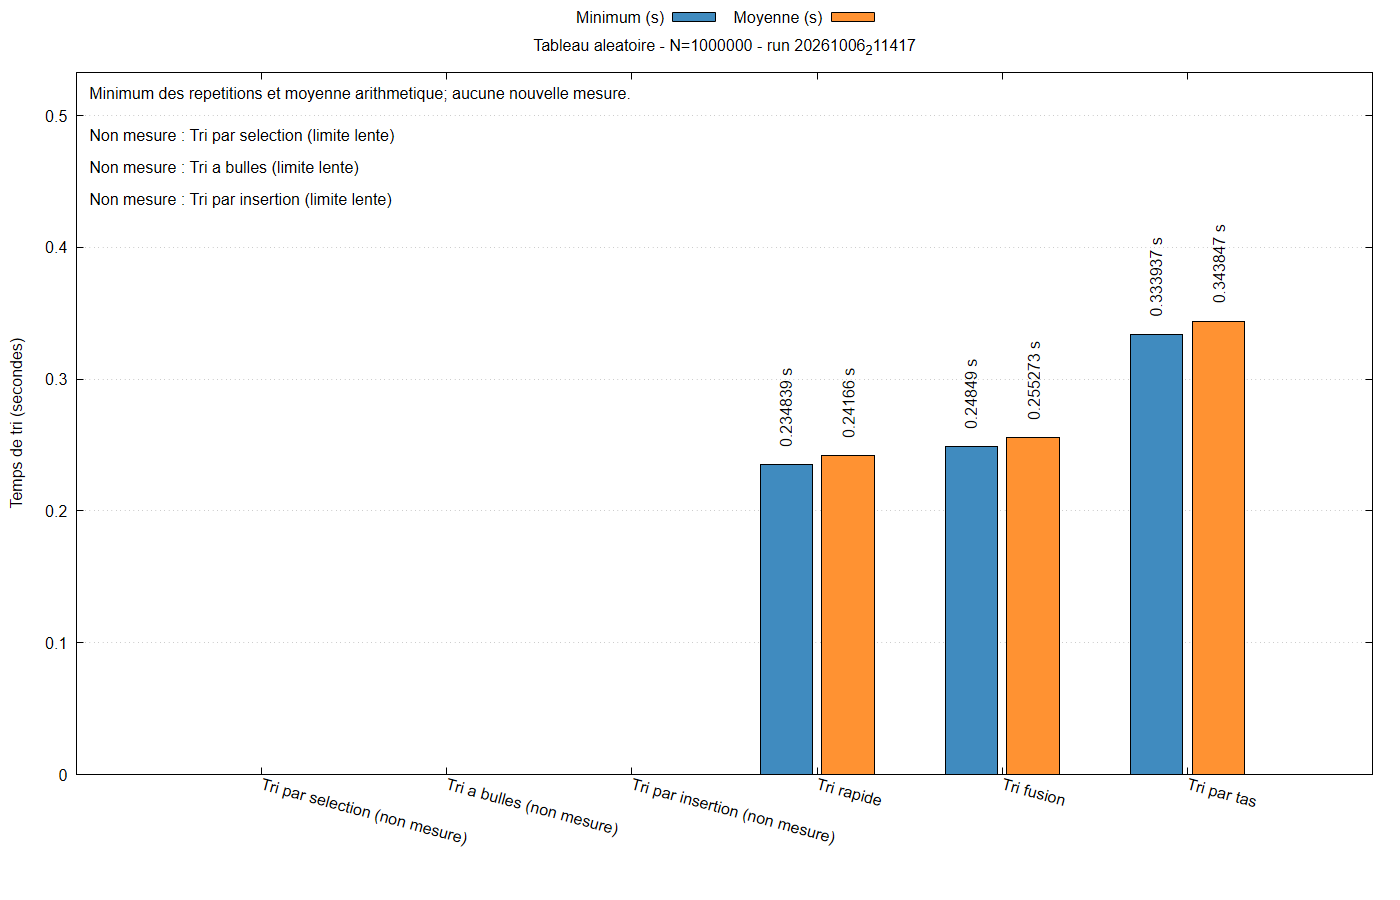

Write the gnuplot code that produced this figure.
set encoding utf8
set terminal pngcairo size 1400,900 font 'Arial,12'
set output 'graphiques/20261006_211417/histogrammes/aleatoire_1000000.png'
set datafile separator ';'
set datafile missing 'non_mesure'
set title 'Tableau aleatoire - N=1000000 - run 20261006_211417'
set ylabel 'Temps de tri (secondes)'
set style data histograms
set style histogram clustered gap 1
set style fill solid 0.85 border -1
set boxwidth 0.85
set grid ytics
set key outside top center horizontal
set xtics rotate by -15
set bmargin 7
set yrange [0:0.53296217575]
set label 1 'Minimum des repetitions et moyenne arithmetique; aucune nouvelle mesure.' at graph 0.01,0.97 front
set label 2 'Non mesure : Tri par selection (limite lente)' at graph 0.01,0.910 front
set label 3 'Non mesure : Tri a bulles (limite lente)' at graph 0.01,0.865 front
set label 4 'Non mesure : Tri par insertion (limite lente)' at graph 0.01,0.820 front
plot 'graphiques/20261006_211417/histogrammes/aleatoire_1000000.dat' every ::1 using 2:xticlabels(1) title 'Minimum (s)' lc rgb '#1f77b4', '' every ::1 using 3 title 'Moyenne (s)' lc rgb '#ff7f0e', '' every ::1 using ($0-0.17):2:(sprintf('%.6g s',column(2))) with labels rotate by 90 left offset 0,1 notitle, '' every ::1 using ($0+0.17):3:(sprintf('%.6g s',column(3))) with labels rotate by 90 left offset 0,1 notitle
unset output
